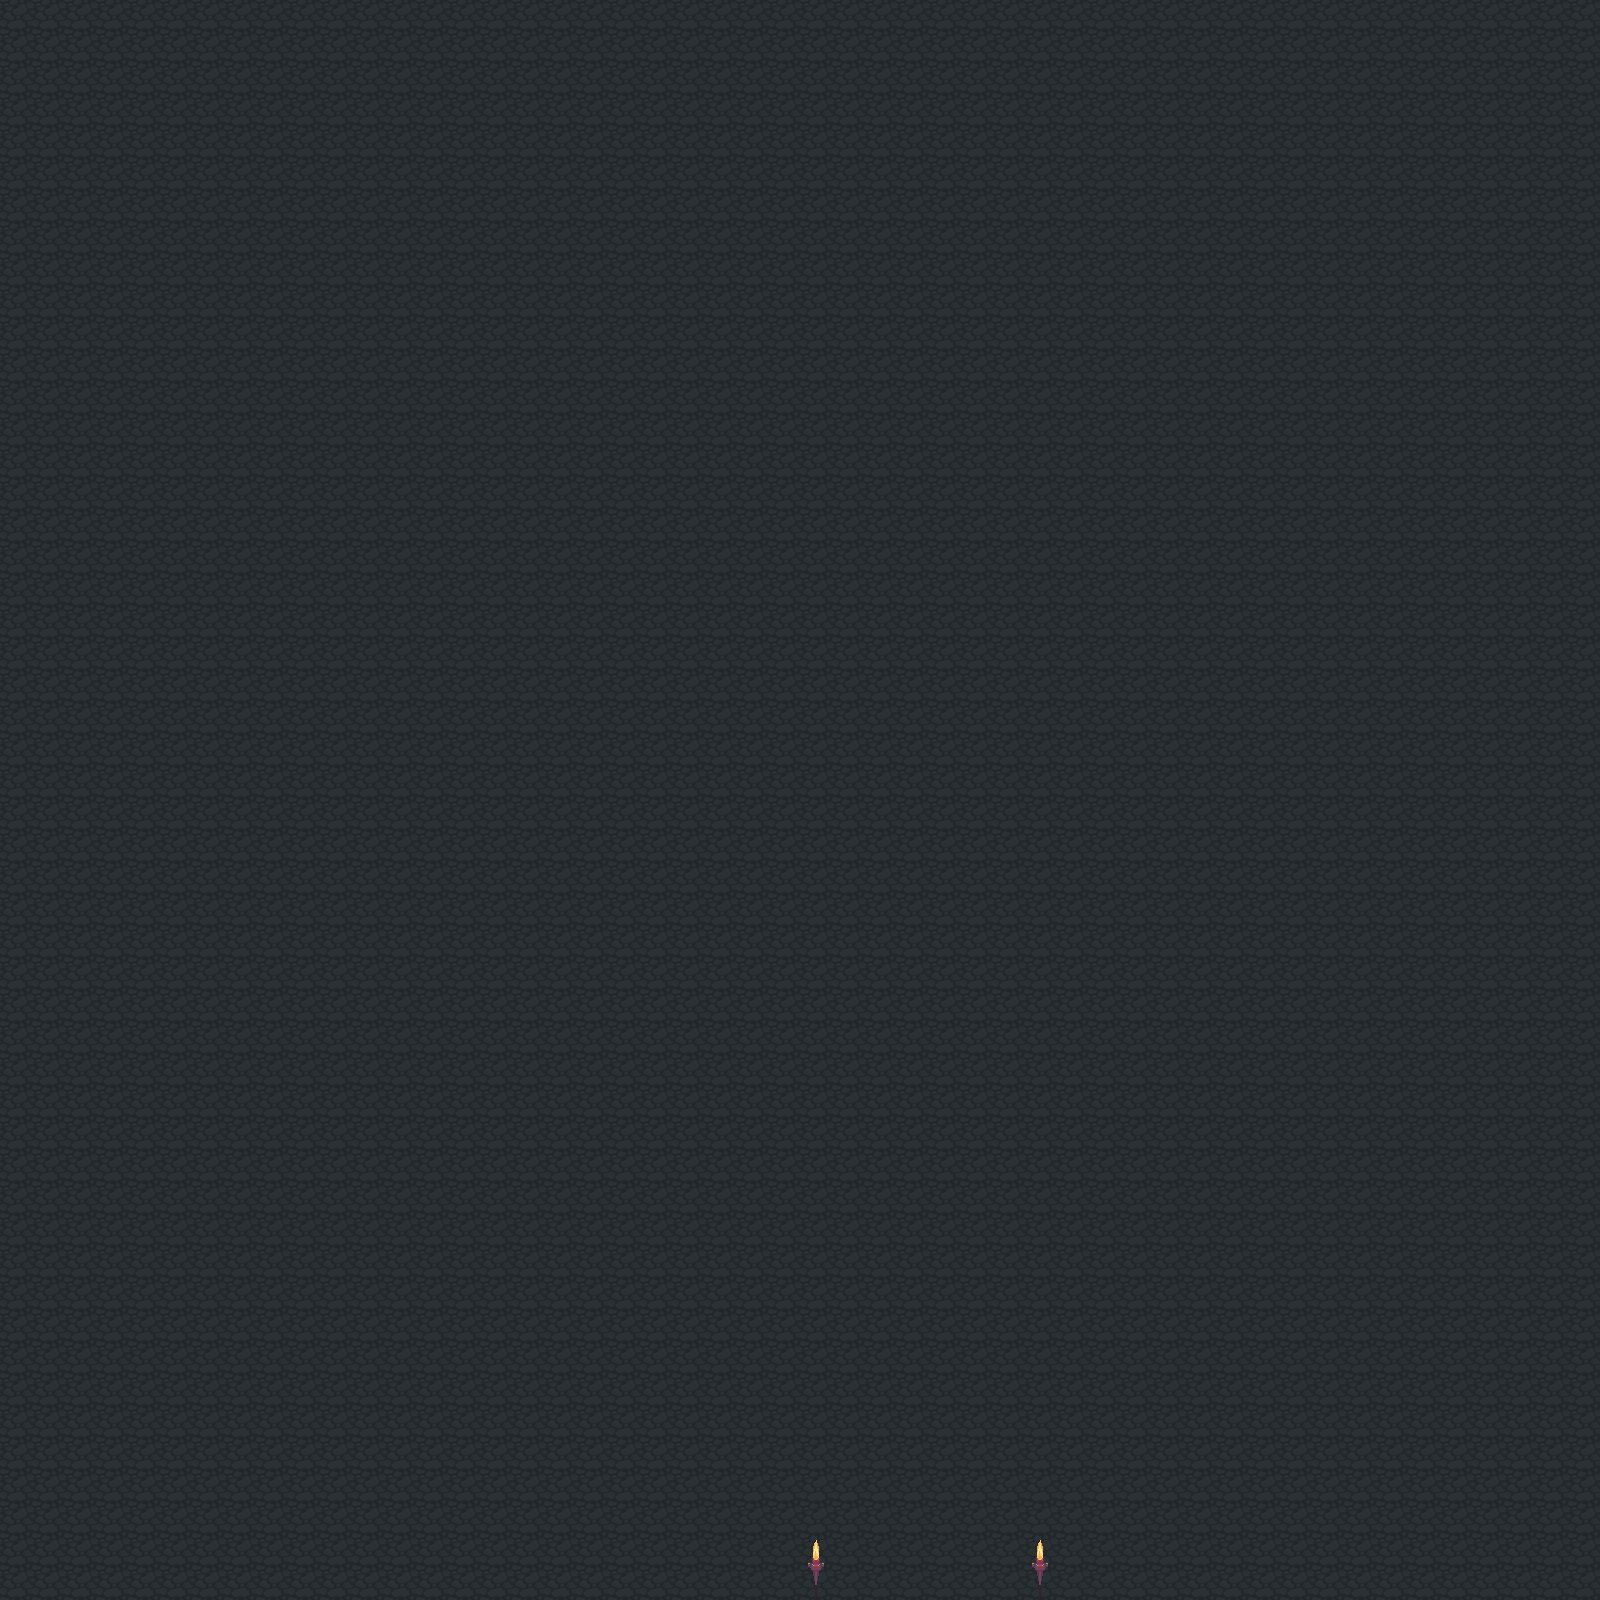

This is a level from a 2D game, rendered from its Tiled map with the project's own tilesets. A one-line summary and the map file follow, with tile-layer data summarised:
An orthogonal 50x50 tile map with 32x32 px tiles, 2 tile layers (ground, walls) and 21 objects (DOOR).

<map version="1.2" tiledversion="1.2.1" orientation="orthogonal" renderorder="right-down" width="50" height="50" tilewidth="32" tileheight="32" infinite="0" nextlayerid="7" nextobjectid="26">
 <tileset firstgid="1" source="base_out_atlas.tsx" />
 <layer id="1" name="ground" width="50" height="50">
  <data>[2500 cells, 2500 non-empty, 1 distinct tile ids]</data>
 </layer>
 <layer id="4" name="walls" width="50" height="50">
  <data>[2500 cells, 4 non-empty, 2 distinct tile ids]</data>
 </layer>
 <objectgroup id="2" name="obstacles">
  <object id="1" x="-168" y="-72" width="176" height="1776" />
  <object id="2" x="1028" y="1600" width="844" height="176" />
  <object id="3" x="-124" y="1599.33" width="945.333" height="244.667" />
  <object id="4" x="1596" y="-132" width="220" height="1860" />
  <object id="5" x="-124" y="-184" width="1932" height="192" />
 </objectgroup>
 <objectgroup id="3" name="triggers">
  <object id="6" name="CASTLE_DOOR_INT" type="DOOR" x="822.667" y="1592.67" width="204.667" height="8.66667">
   <properties>
    <property name="destination_direction" value="SOUTH" />
    <property name="destination_name" value="CASTLE_DOOR_EXT" />
    <property name="room_name" value="BACK_TO_MAIN" />
   </properties>
  </object>
 </objectgroup>
 <objectgroup id="6" name="spawns">
  <object id="9" x="819" y="542" />
  <object id="10" x="1252" y="666" />
  <object id="11" x="749" y="816" />
  <object id="12" x="1088" y="807" />
  <object id="13" x="415.152" y="1051.52" />
  <object id="14" x="378.788" y="209.091" />
  <object id="15" x="175.758" y="551.515" />
  <object id="16" x="236.364" y="1284.85" />
  <object id="17" x="1506.06" y="1230.3" />
  <object id="18" x="1409.09" y="1403.03" />
  <object id="20" x="1351.52" y="318.182" />
  <object id="22" x="757.576" y="363.636" />
  <object id="23" x="1072.73" y="236.364" />
  <object id="24" x="854.545" y="1033.33" />
  <object id="25" x="1030.3" y="1212.12" />
 </objectgroup>
 <objectgroup id="5" name="characters" />
</map>
